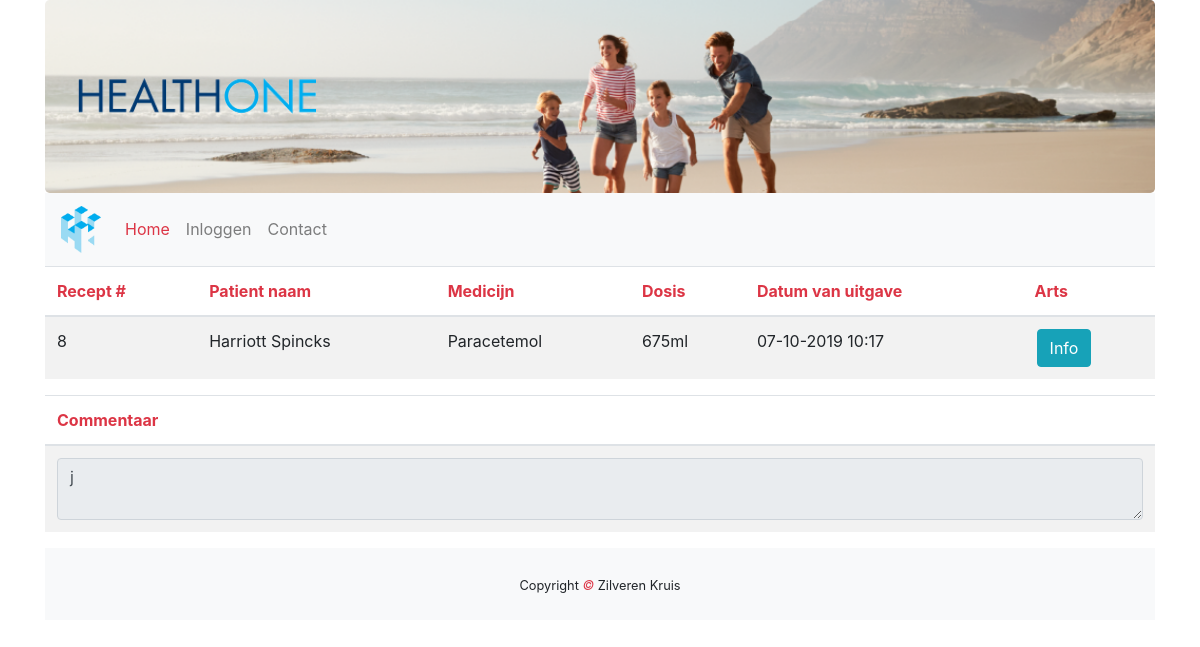
The app's page /recepten/recept_info.php?id=8 with its own data.
### tables this page shows
CREATE TABLE `recept` (
  `recept_id` int(11) UNSIGNED NOT NULL,
  `patient_id` int(45) UNSIGNED NOT NULL,
  `dosis` varchar(45) DEFAULT NULL,
  `herhalingsrecept` tinyint(4) DEFAULT NULL,
  `medicijn_id` int(11) UNSIGNED NOT NULL,
  `commentaar` text NOT NULL,
  `datum` text NOT NULL,
  `afgehandeld` tinyint(1) NOT NULL DEFAULT 0
);

CREATE TABLE `patient` (
  `patient_id` int(255) NOT NULL,
  `naam` varchar(255) NOT NULL,
  `email` varchar(255) NOT NULL,
  `telefoon` varchar(255) NOT NULL,
  `geboortedatum` date NOT NULL,
  `adres` varchar(255) NOT NULL,
  `verzekeringnummer` int(255) NOT NULL,
  `arts_id` int(11) NOT NULL
);

CREATE TABLE `medicijn` (
  `id` int(11) NOT NULL,
  `naam` varchar(45) DEFAULT NULL,
  `fabrikant` varchar(50) DEFAULT NULL,
  `vergoeding` tinyint(1) NOT NULL DEFAULT 0,
  `bijwerkingen` varchar(255) DEFAULT NULL,
  `effect` varchar(255) DEFAULT NULL,
  `prijs` double(10,2) DEFAULT NULL
);

### recepten/recept_info.php (the view, shortened to what this page needs)
<!DOCTYPE html>
<html lang="en">
<head>
    <link rel="stylesheet" href="https://maxcdn.bootstrapcdn.com/bootstrap/4.3.1/css/bootstrap.min.css">
    <link rel="stylesheet" href="../css/index.css">
</head>
<body>
<div class="container">
    <div class="jumbotron text-center">
    <div class="row">
        <div class="col-sm-3">
            <img class="d-none d-sm-block img-fluid" src="../img/healthtwo_text_transparent.png" alt="Logo">
        </div>
    </div>
</div>
<nav class="navbar navbar-expand-sm bg-light navbar-light sticky-top">
            <a class="navbar-brand" href="index.php">
                <img class="navbrand" src="../img/healthtwo_logo_transparent.png" alt="Logo">
            </a>
            <div class="collapse navbar-collapse" id="collapse_target">
                <ul class="navbar-nav">
                    <li class="nav-item active">
                        <a class="nav-link text-danger" href="index.php">Home</a>
                    </li>
                    <?php
                    if(!isset($_SESSION['functie']) && !$_SESSION['functie'] != null) {
                        echo '
                        <li class="nav-item">
                        <a class="nav-link" href="login.php">Inloggen</a>
                        </li>';
                    }
                    ?>
                    <li class="nav-item">
                        <a class="nav-link" href="contact.php">Contact</a>
                    </li>
                </ul>
            </div>
        </nav>
<div class="table-responsive">
    <table class="table table-striped">
        <thead>
            <tr>
                <th class="text-danger">Recept #</th>
                <th class="text-danger">Patient naam</th>
                <th class="text-danger">Medicijn</th>
                <th class="text-danger">Dosis</th>
                <th class="text-danger">Datum van uitgave</th>
                <th class="text-danger">Arts</th>
            </tr>
        </thead>
        <tbody>
            <?php
            try {
                    $db = new PDO("mysql:host=localhost;dbname=healthone","root","");
                    $recept_id = $_GET['id'];
                    $query = $db->prepare("SELECT * FROM recept WHERE recept_id = $recept_id");
                    $query->execute();
                    $result = $query->fetchAll(PDO::FETCH_ASSOC);
                    foreach ($result as &$data){
                        $dosis = $data['dosis'];
                        $id = $data['patient_id'];
                        $medicijn_id = $data['medicijn_id'];
                        $query2 = $db->prepare("SELECT * FROM patient WHERE patient_id = $id");
                        $query2->execute();
                        $result2 = $query2->fetchAll(PDO::FETCH_ASSOC);
                        echo "<tr>";
                        echo "<td>".$data['recept_id']."</td>";
                        foreach ($result2 as &$data2) {
                            echo "<td>".$data2['naam'] ."</td>";
                            $query3 = $db->prepare("SELECT * FROM medicijn WHERE id = $medicijn_id");
                            $query3->execute();
                            $result3 = $query3->fetchAll(PDO::FETCH_ASSOC);
                            foreach ($result3 as &$data3) {
                                echo "<td>".$data3['naam'] ."</td>";
                            }
                        }
                        echo "<td>".$dosis."</td>";
                        echo "<td>".$data['datum']."</td>";
                        echo "<td><a href='recept_info.php?id=".$data['recept_id']."'>"."<button type=\"button\" class=\"btn btn-info\">Info</button></a></td>";
                        echo "</tr>";
                    }
                }
                catch(PDOException $e){
                    die("OEPS iets is fout!".$e->getMessage());
                }
            ?>
        </tbody>
    </table>
</div>
<table class="table table-striped">
    <thead>
    <tr>
        <th class="text-danger">Commentaar<br></th>
    </tr>
    </thead>
    <tbody>
    <td><textarea class="form-control" readonly><?php echo $data['commentaar']; ?></textarea></td>
    </tbody>
</table>
<footer class="py-4 bg-light text-dark-50 text-center">
    <small>Copyright <em class="text-danger"> &copy; </em>Zilveren Kruis</small>
</footer>
</body>
</html>

### css/index.css (style rules this page uses)
.jumbotron { margin-bottom: 0; background-image: url(../img/zilverenkruis_jumbotron.png); background-repeat: no-repeat; -webkit-background-size: cover; -o-background-size: cover; background-size: cover; }
.navbrand { width:40px; }
a { color: black; }
a button { margin-left: 2px; }

### records on screen
recept: recept "8", dosis "675ml", datum "07-10-2019 10:17", commentaar "j"
patient: naam "Harriott Spincks"
medicijn: naam "Paracetemol"
